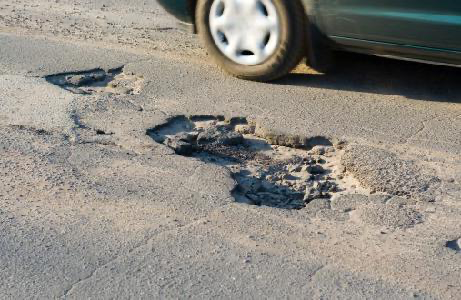
#> input picture assets/samples/images/potholes19.png, 461 x 300 px, given in place of the camera
$ python sem_interface_webcam.py
#> lines starting #> are read from the running program, lines starting #| are printed output that depends on the picture; after the words box and inside, x2 and y2 are one past the last pixel; in counts of white or black regions, pixels touching at a corner belong together
#> in evaluate_pipeline_webcam, frame is the input picture: shape (300, 461, 3); mean B, G, R 131.1, 139.2, 143.9
### buraco/src/pipeline/preprocessing.py
import cv2
import numpy as np

class Preprocessing:
    def __init__(self, blur_kernel=(5, 5)):
        self.blur_kernel = blur_kernel

    def apply(self, img):
        """
        Pré-processamento para Canny:
        - Converte para escala de cinza
        - Blur gaussiano para reduzir ruído de alta frequência
        """
        if len(img.shape) == 3 and img.shape[2] == 3:
            gray = cv2.cvtColor(img, cv2.COLOR_BGR2GRAY)
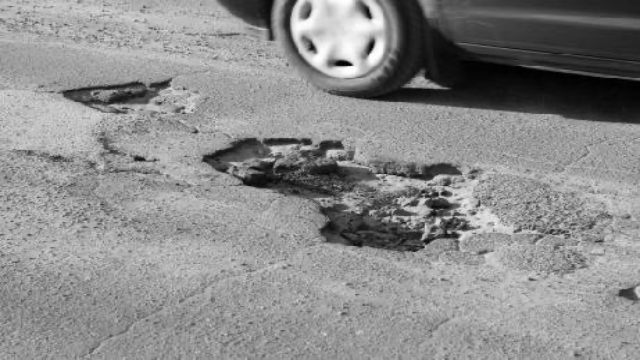
#> gray: shape (360, 640); min 0, max 255, mean 139.5
        else:
            gray = img.copy()

        blur = cv2.GaussianBlur(gray, self.blur_kernel, 0)
        return blur

    def to_hsv_mask(self, img):
        """
        Gera máscara binária de regiões escuras (asfalto degradado/buracos).

        Usa limiar de Otsu com teto máximo (110) para não confundir sombras
        com buracos reais.

        IMPORTANTE — prevenção de buracos dentro de buracos:
        Aplica MORPH_CLOSE com kernel grande (11x11) para fechar os furos
        internos da máscara ANTES de chegar na detecção de contornos.
        Sem isso, regiões claras dentro de um buraco geram contornos
        "filhos" que parecem buracos menores separados.
        """
        if len(img.shape) == 3 and img.shape[2] == 3:
            gray = cv2.cvtColor(img, cv2.COLOR_BGR2GRAY)
        else:
            gray = img

        # Limiar automático por Otsu, com teto máximo para regiões escuras
        otsu_thresh, _ = cv2.threshold(
            gray, 0, 255,
            cv2.THRESH_BINARY + cv2.THRESH_OTSU
        )
#> otsu_thresh = 105
        thr = min(otsu_thresh, 110)
#> thr = 105

        # Máscara binária invertida: escuro (buraco) → branco (255)
        _, mask = cv2.threshold(gray, thr, 255, cv2.THRESH_BINARY_INV)
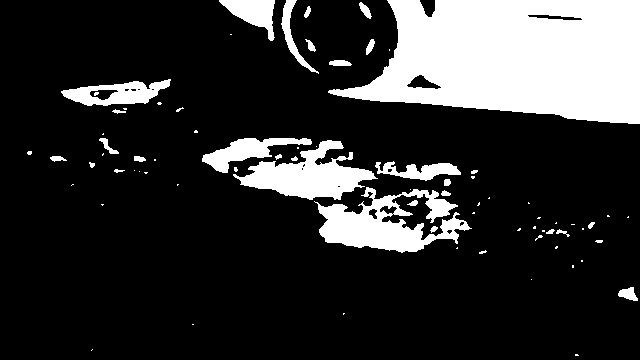
#> mask: shape (360, 640); 19.3% white; 77 white regions (46 under 20 px), largest, box (x1, y1, x2, y2) and area: (328, 0, 640, 124) 28207, (314, 187, 472, 253) 4995, (233, 140, 378, 200) 4053

        # Fecha furos internos da máscara com kernel grande
        # Sem isso, texturas claras dentro do buraco criam sub-contornos
        kernel_fill = np.ones((11, 11), np.uint8)
        mask = cv2.morphologyEx(mask, cv2.MORPH_CLOSE, kernel_fill)
#> mask: shape (360, 640); 21.7% white; 42 white regions (25 under 20 px), largest, box (x1, y1, x2, y2) and area: (328, 0, 640, 124) 28686, (202, 138, 478, 253) 15536, (219, 0, 319, 74) 2328

        return mask

### buraco/src/pipeline/detection.py
import cv2
import numpy as np

class Detection:
    def __init__(self):
        # Kernel maior para fechamento (conectar bordas)
        self.kernel_close = np.ones((5, 5), np.uint8)
        # Kernel menor para abertura (remover ruído pontual)
        self.kernel_open = np.ones((3, 3), np.uint8)

    # [7 lines left out: function edges, not called in this run]

    def clean(self, mask):
        """
        Limpeza morfológica:
        1) Abertura: remove ruído pontual.
        2) Fechamento: conecta bordas fragmentadas.
        """
        opened = cv2.morphologyEx(mask, cv2.MORPH_OPEN,  self.kernel_open)
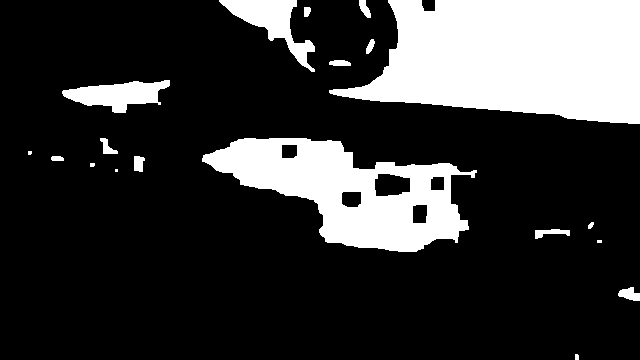
#> opened: shape (360, 640); 21.6% white; 19 white regions (4 under 20 px)
        closed = cv2.morphologyEx(opened, cv2.MORPH_CLOSE, self.kernel_close)
        return closed

    def contours(self, mask):
        """
        Extrai contornos externos e remove contornos aninhados.

        Processo:
        1) Extrai todos os contornos externos com RETR_EXTERNAL.
        2) Ordena do maior para o menor (por área).
        3) Para cada contorno, verifica se o seu centroide está dentro
           do bounding box de algum contorno maior já aceito.
           - Se estiver → é um buraco dentro de um buraco → descarta.
           - Se não estiver → aceita o contorno.

        Isso evita que a UI mostre um buraco pequeno detectado dentro
        de um buraco grande já anotado.
        """
        raw_contours, _ = cv2.findContours(
            mask,
            cv2.RETR_EXTERNAL,
            cv2.CHAIN_APPROX_SIMPLE
        )
#> raw_contours = 19 contours, 5 with area under 20; largest, box (x1, y1, x2, y2) and area: (329, 0, 640, 124) 28262, (202, 138, 477, 252) 16656, (219, 0, 315, 72) 2168, (62, 80, 170, 113) 1872, (618, 287, 640, 301) 172

        if not raw_contours:
            return []

        # Ordena do maior para o menor por área
        sorted_contours = sorted(
            raw_contours,
            key=cv2.contourArea,
            reverse=True
        )
#> sorted_contours has the same summary as raw_contours

        accepted = []          # contornos que passaram no filtro
        accepted_rects = []    # bounding boxes dos aceitos (x, y, x2, y2)

        for cnt in sorted_contours:
            # Centroide do contorno atual
            M = cv2.moments(cnt)
            if M["m00"] == 0:
                continue

            cx = int(M["m10"] / M["m00"])
            cy = int(M["m01"] / M["m00"])

            # Verifica se o centroide cai dentro de algum bounding box já aceito
            inside = False
            for (rx, ry, rx2, ry2) in accepted_rects:
                if rx <= cx <= rx2 and ry <= cy <= ry2:
                    inside = True
                    break

            if inside:
                continue  # descarta: está dentro de um buraco maior

            # Aceita e registra o bounding box para comparações futuras
            x, y, w, h = cv2.boundingRect(cnt)
            accepted.append(cnt)
            accepted_rects.append((x, y, x + w, y + h))
#> this loop made 19 passes
#> (cx, cy, x, y, w, h) on passes 1 to 8: (515, 57, 329, 0, 311, 124), (351, 190, 202, 138, 275, 114), (271, 21, 219, 0, 96, 72), (117, 94, 62, 80, 108, 33), (629, 293, 618, 287, 22, 14), (549, 232, 535, 229, 35, 10), (138, 163, 134, 156, 11, 16), (107, 147, 100, 138, 18, 16)
#> after the loop, accepted = 15 contours, 5 with area under 20; largest, box (x1, y1, x2, y2) and area: (329, 0, 640, 124) 28262, (202, 138, 477, 252) 16656, (219, 0, 315, 72) 2168, (62, 80, 170, 113) 1872, (618, 287, 640, 301) 172; accepted_rects = 15 items, first 6: (329, 0, 640, 124), (202, 138, 477, 252), (219, 0, 315, 72), (62, 80, 170, 113), (618, 287, 640, 301), (535, 229, 570, 239)

        return accepted

### buraco/src/pipeline/pipeline.py
import cv2
from .preprocessing import Preprocessing
# imports relativos internos do pacote pipeline
from .detection import Detection
from .classification import Classification
from .heatmap import Heatmap
# from .logger import Logger


class PotholePipeline:
    def __init__(self, img_shape):
        self.pre = Preprocessing()
        self.det = Detection()
        self.cls = Classification(img_shape)
        #self.logger = Logger()
        self.heatmap = Heatmap(img_shape)
        self.heatmap_counter = 0

    def process(self, img):
        processed = self.pre.apply(img)
        mask = self.pre.to_hsv_mask(processed)
        # Limpeza morfológica diretamente na máscara
        clean = self.det.clean(mask)
        contours = self.det.contours(clean)
#> contours has the same summary as accepted in contours

        results = []
        min_area = self.cls.img_area * 0.0005

        for cnt in contours:
            area = cv2.contourArea(cnt)

            if area > min_area:
                x, y, w, h = cv2.boundingRect(cnt)
                severity = self.cls.classify(area)

                #self.logger.log("buraco", severity, (x,y))
                results.append((x,y,w,h,severity))
#> this loop made 15 passes
#> area on passes 8 to 10: 111.5, 44, 20
#> after the loop, results = [(329, 0, 311, 124, 'grande'), (202, 138, 275, 114, 'grande'), (219, 0, 96, 72, 'medio'), (62, 80, 108, 33, 'medio'), (618, 287, 22, 14, 'pequeno'), (535, 229, 35, 10, 'pequeno'), (134, 156, 11, 16, 'pequeno')]

        heatmap_img = None

        self.heatmap.update(contours)
        heatmap_img = self.heatmap.get_colormap()

        return results, heatmap_img

### buraco/src/pipeline/classification.py
class Classification:
    def __init__(self, img_shape):
        self.img_area = img_shape[0] * img_shape[1]

    def classify(self, area):
        area_rel = area / self.img_area

        if area_rel < 0.003:
            return "pequeno"
        elif area_rel < 0.02:
            return "medio"
        else:
            return "grande"

### buraco/src/pipeline/heatmap.py
import cv2
import numpy as np

class Heatmap:
    def __init__(self, shape):
        self.map = np.zeros((240,320), dtype=np.uint8)

    def update(self, contours):
        for cnt in contours:
            scaled = cnt.copy()

            scaled[:, :, 0] = (
                scaled[:, :, 0] * 320 // 640
            )

            scaled[:, :, 1] = (
                scaled[:, :, 1] * 240 // 360
            )

            cv2.drawContours(
                self.map,
                [scaled],
                -1,
                255,
                -1
            )
#> this loop made 15 passes
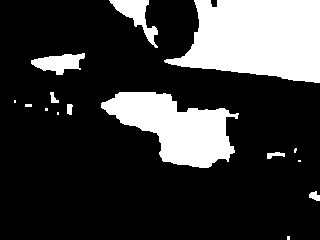
#> self.map: shape (240, 320); 22.4% white; 15 white regions (6 under 20 px), largest, box (x1, y1, x2, y2) and area: (164, 0, 320, 83) 9603, (101, 92, 239, 168) 5767, (109, 0, 158, 48) 808

    def get_colormap(self):
        return cv2.applyColorMap(self.map, cv2.COLORMAP_JET)
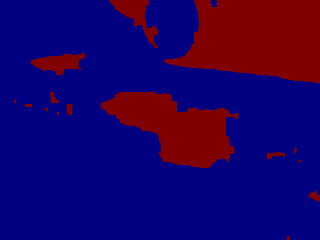
#> returned value: shape (240, 320, 3); mean of channels 0, 1, 2 99.3, 0, 28.7; drawn as B, G, R

### buraco/tests/sem_interface_webcam.py
import sys
import os
import cv2
import time
import datetime
import csv
import statistics

# Garante que o Python reconheça a raiz do projeto
sys.path.append(os.path.abspath(os.path.join(os.path.dirname(__file__), '../..')))

from buraco.src.pipeline.pipeline import PotholePipeline

def evaluate_pipeline_webcam():
    print("Iniciando avaliação de desempenho com a Logitech C930e...")

    # ---------------------------------------------------------
    # CONFIGURAÇÕES DEFINITIVAS DE HARDWARE (Mapeado do Guvcview)
    # ---------------------------------------------------------
    print("Aplicando configurações de hardware via V4L2...")

    # 1. Força resolução e formato
    os.system("v4l2-ctl -d /dev/video2 -v width=640,height=480,pixelformat=MJPG")
    os.system("v4l2-ctl -d /dev/video2 -p 30")

    # 2. Desativa a "Taxa de quadros dinâmicos" (A caixinha desmarcada)
    # Isso impede a câmera de derrubar o FPS quando o ambiente escurece
    os.system("v4l2-ctl -d /dev/video2 -c exposure_auto_priority=0")

    # 3. Define "Exposição Automática" para Modo Manual (1)
    os.system("v4l2-ctl -d /dev/video2 -c exposure_auto=1")

    # 4. Define o "Tempo de exposição, absoluto" exatamente para 312
    os.system("v4l2-ctl -d /dev/video2 -c exposure_absolute=312")
    # ---------------------------------------------------------

    # Agora sim, o OpenCV assume a câmera já configurada
    cap = cv2.VideoCapture(0, cv2.CAP_V4L2)

    # Reforça no OpenCV
    cap.set(cv2.CAP_PROP_FRAME_WIDTH, 640)
    cap.set(cv2.CAP_PROP_FRAME_HEIGHT, 480)
    cap.set(cv2.CAP_PROP_FOURCC, cv2.VideoWriter_fourcc(*'MJPG'))
    cap.set(cv2.CAP_PROP_FPS, 30)

    ret, frame = cap.read()
    if not ret:
        print("Erro: Não foi possível acessar a Webcam no /dev/video2.")
        return

    # IMPORTANTE: Descomentei o resize aqui para o pipeline receber a dimensão certa (16:9)
    frame = cv2.resize(frame, (640, 360))
    pipeline = PotholePipeline(frame.shape)

    fps_list = []
    frame_count = 0

    # Variáveis para a exibição do FPS a cada 1 segundo
    last_fps_time = time.perf_counter()
    frames_this_second = 0
    fps_display = 0.0

    print("Pressione 'Q' na janela de vídeo para encerrar e gerar o relatório.")

    # Inicia a contagem de tempo total
    start_total_time = time.perf_counter()

    while True:
        # Pega o tempo no exato início do ciclo (Para o relatório de benchmark)
        start_frame_time = time.perf_counter()

        ret, frame = cap.read()
        if not ret:
            print("Falha na leitura do frame da webcam.")
            break

        # IMPORTANTE: A câmera captura 640x480 (4:3), mas sua UI/Pipeline
        # provavelmente usa 640x360 (16:9). É vital redimensionar para evitar erro no processamento.
        frame = cv2.resize(frame, (640, 360))

        # --- 1. PROCESSAMENTO PURO ---
        results, heatmap_img = pipeline.process(frame)

        # --- 2. ANOTAÇÕES VISUAIS ---

        for (x, y, w, h, severity) in results:
            color = (0, 0, 255) if severity == "grande" else (0, 255, 255) if severity == "medio" else (0, 255, 0)
            cv2.rectangle(frame, (x, y), (x+w, y+h), color, 2)
            cv2.putText(frame, severity.upper(), (x, y-10), cv2.FONT_HERSHEY_SIMPLEX, 0.6, color, 2)
#> this loop made 7 passes
#> (x, y, w, h, severity, color) on passes 1 to 7: (329, 0, 311, 124, 'grande', (0, 0, 255)), (202, 138, 275, 114, 'grande', (0, 0, 255)), (219, 0, 96, 72, 'medio', (0, 255, 255)), (62, 80, 108, 33, 'medio', (0, 255, 255)), (618, 287, 22, 14, 'pequeno', (0, 255, 0)), (535, 229, 35, 10, 'pequeno', (0, 255, 0)), (134, 156, 11, 16, 'pequeno', (0, 255, 0))
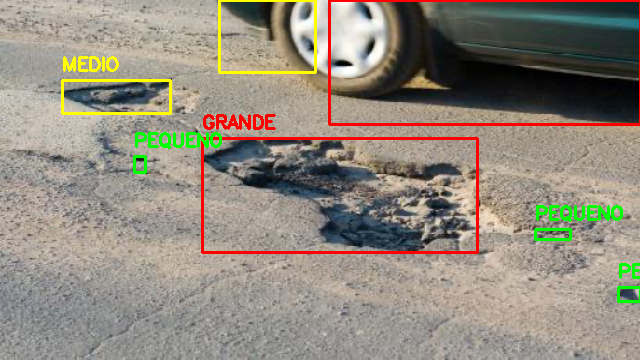
#> frame: shape (360, 640, 3); mean B, G, R 125.2, 137.8, 145.3

        # --- 3. LÓGICA DO FPS EM TELA ---
        frames_this_second += 1
        current_time = time.perf_counter()
        elapsed_since_last_sec = current_time - last_fps_time

        if elapsed_since_last_sec >= 1.0:
            fps_display = frames_this_second / elapsed_since_last_sec
            frames_this_second = 0
            last_fps_time = current_time

        # CÁLCULO DO FPS MÉDIO
        tempo_corrido = current_time - start_total_time
        fps_medio = frame_count / tempo_corrido if tempo_corrido > 0 else 0

        fps_color = (0, 255, 0) if fps_display >= 20 else (0, 0, 255)

        cv2.putText(frame, f"FPS Atual: {int(fps_display)}", (15, 35), cv2.FONT_HERSHEY_SIMPLEX, 1.0, fps_color, 2)
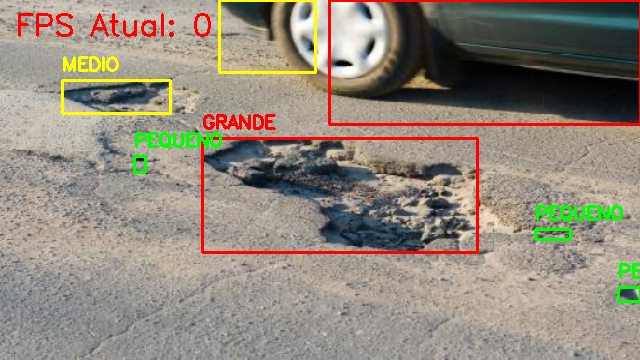
#> frame: shape (360, 640, 3); 0.54% of pixels changed, all inside (x1, y1, x2, y2) = (18, 13, 211, 37)
        #cv2.putText(frame, f"FPS Medio: {int(fps_medio)}", (15, 75), cv2.FONT_HERSHEY_SIMPLEX, 0.8, (255, 255, 0), 2)

        # --- 4. EXIBIÇÃO EM TELA ---
        cv2.imshow("Avaliacao de Desempenho - Deteccoes", frame)

        # --- 5. CÁLCULO DE FPS DO CICLO (Para o CSV) ---
        end_frame_time = time.perf_counter()
        elapsed = end_frame_time - start_frame_time

        if elapsed > 0:
            current_fps = 1.0 / elapsed
            fps_list.append(current_fps)

        frame_count += 1

        if cv2.waitKey(1) & 0xFF == ord('q'):
#> (key q is pressed here)
            break

    end_total_time = time.perf_counter()

    cap.release()
    cv2.destroyAllWindows()

    # --- GERAÇÃO DE RELATÓRIO ---
    if len(fps_list) > 0:
        media_fps = round(statistics.mean(fps_list), 2)
        desvio = round(statistics.stdev(fps_list) if len(fps_list) > 1 else 0, 2)
        tempo_total = round(end_total_time - start_total_time, 2)

        print("\n" + "="*40)
        print("📊 RESULTADOS DA AVALIAÇÃO DE DESEMPENHO")
        print("="*40)
        print(f"Total de frames processados: {frame_count}")
        print(f"Tempo total de execução:     {tempo_total} segundos")
        print(f"FPS Médio do Sistema:        {media_fps} FPS")
        print(f"Desvio-Padrão:               {desvio} FPS")
        print(f"FPS Mínimo:                  {round(min(fps_list), 2)}")
        print(f"FPS Máximo:                  {round(max(fps_list), 2)}")
        print("="*40)

        os.makedirs('results', exist_ok=True)
        timestamp = datetime.datetime.now().strftime("%Y%m%d_%H%M%S")
        filename = f'results/webcam_benchmark_{timestamp}.csv'

        with open(filename, mode='w', newline='') as file:
            writer = csv.writer(file)
            writer.writerow(['Metrica', 'Valor'])
            writer.writerow(['Total de Frames', frame_count])
            writer.writerow(['Tempo Total (s)', tempo_total])
            writer.writerow(['Media FPS', media_fps])
            writer.writerow(['Desvio-Padrao', desvio])
            writer.writerow(['Minimo FPS', round(min(fps_list), 2)])
            writer.writerow(['Maximo FPS', round(max(fps_list), 2)])

        print(f"📁 Relatório salvo em: {filename}")
    else:
        print("Nenhum frame processado. Relatório não gerado.")

if __name__ == "__main__":
    evaluate_pipeline_webcam()

$ run again, on assets/samples/images/potholes30.png
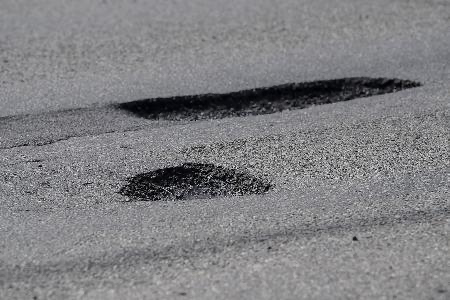
#> input picture assets/samples/images/potholes30.png, 450 x 300 px, given in place of the camera
#> in evaluate_pipeline_webcam, frame is the input picture: shape (300, 450, 3); mean B, G, R 131.3, 128.6, 128.7
#> otsu_thresh = 88
#> in to_hsv_mask, `_, mask = cv2.threshold(gray, thr, 255, cv2.THRESH_BINARY_INV)`:
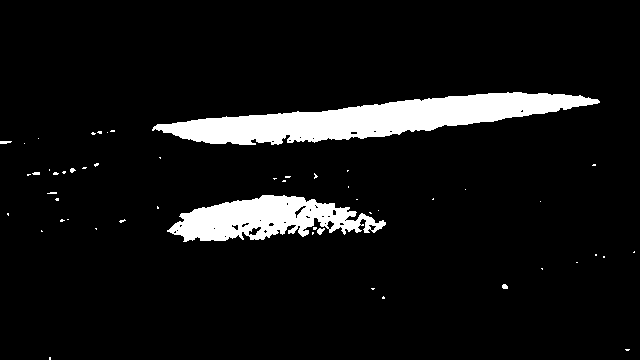
#> mask: shape (360, 640); 7.5% white; 53 white regions (46 under 20 px), largest, box (x1, y1, x2, y2) and area: (152, 92, 600, 145) 11129, (167, 195, 386, 242) 5812, (317, 228, 325, 235) 35
#> opened: shape (360, 640); 7.9% white; 12 white regions (7 under 20 px), largest, box (x1, y1, x2, y2) and area: (153, 92, 599, 145) 11330, (169, 195, 386, 242) 6748, (502, 284, 508, 289) 25, (70, 168, 76, 173) 24, (0, 141, 7, 144) 21
#> closed: shape (360, 640); 7.9% white; 11 white regions (5 under 20 px)
#> raw_contours = 11 contours, 9 with area under 20; largest, box (x1, y1, x2, y2) and area: (153, 92, 599, 145) 10880, (169, 195, 386, 242) 6514
#> sorted_contours has the same summary as raw_contours
#> the loop in contours, `for cnt in sorted_contours:` made 11 passes
#> (cnt, cx, cy, x, y, w, h) on passes 6 to 10: ([[0, 141], [0, 143], [6, 143], [6, 141]], 3, 142, 0, 141, 7, 3), ([[34, 172], [34, 174], [39, 174], [39, 172]], 36, 173, 34, 172, 6, 3), ([[282, 178], [282, 181], [285, 181], [285, 178]], 283, 179, 282, 178, 4, 4), ([[53, 172], [53, 174], [57, 174], [57, 172]], 55, 173, 53, 172, 5, 3), ([[56, 198], [56, 200], [58, 200], [58, 198]], 57, 199, 56, 198, 3, 3)
#> after the loop in contours, `for cnt in sorted_contours:`: accepted has the same summary as raw_contours; accepted_rects = [(153, 92, 599, 145), (169, 195, 386, 242), (502, 284, 508, 289), (70, 168, 76, 173), (92, 131, 102, 135), (0, 141, 7, 144), (34, 172, 40, 175), (282, 178, 286, 182), (53, 172, 58, 175), (56, 198, 59, 201), (314, 175, 317, 178)]
#> contours has the same summary as raw_contours in contours
#> the loop in process, `for cnt in contours:` made 11 passes
#> (area, x, y, w, h, area_rel in classify, severity) on passes 1 to 2: (10880, 153, 92, 446, 53, 0.0472, 'grande'), (6514.5, 169, 195, 217, 47, 0.0283, 'grande')
#> after the loop in process, `for cnt in contours:`: results = [(153, 92, 446, 53, 'grande'), (169, 195, 217, 47, 'grande')]
#> the loop in update, `for cnt in contours:` made 11 passes
#> the loop in evaluate_pipeline_webcam, `for (x, y, w, h, severity) in results:` made 2 passes
#> (x, y, w, h, severity, color) on passes 1 to 2: (153, 92, 446, 53, 'grande', (0, 0, 255)), (169, 195, 217, 47, 'grande', (0, 0, 255))
#> in evaluate_pipeline_webcam, `cv2.putText(frame, f"FPS Atual: {int(fps_display)}", (15, 35), cv2.FON..`:
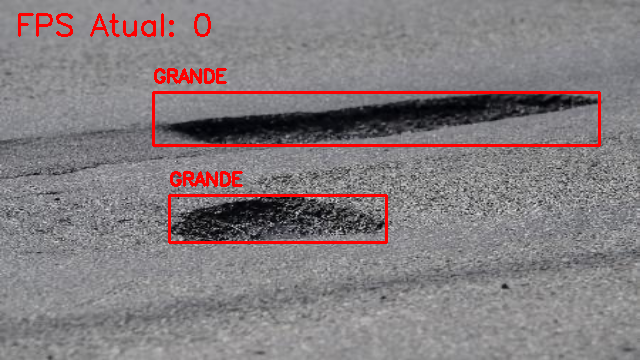
#> frame: shape (360, 640, 3); mean B, G, R 126.9, 124.4, 132.4
